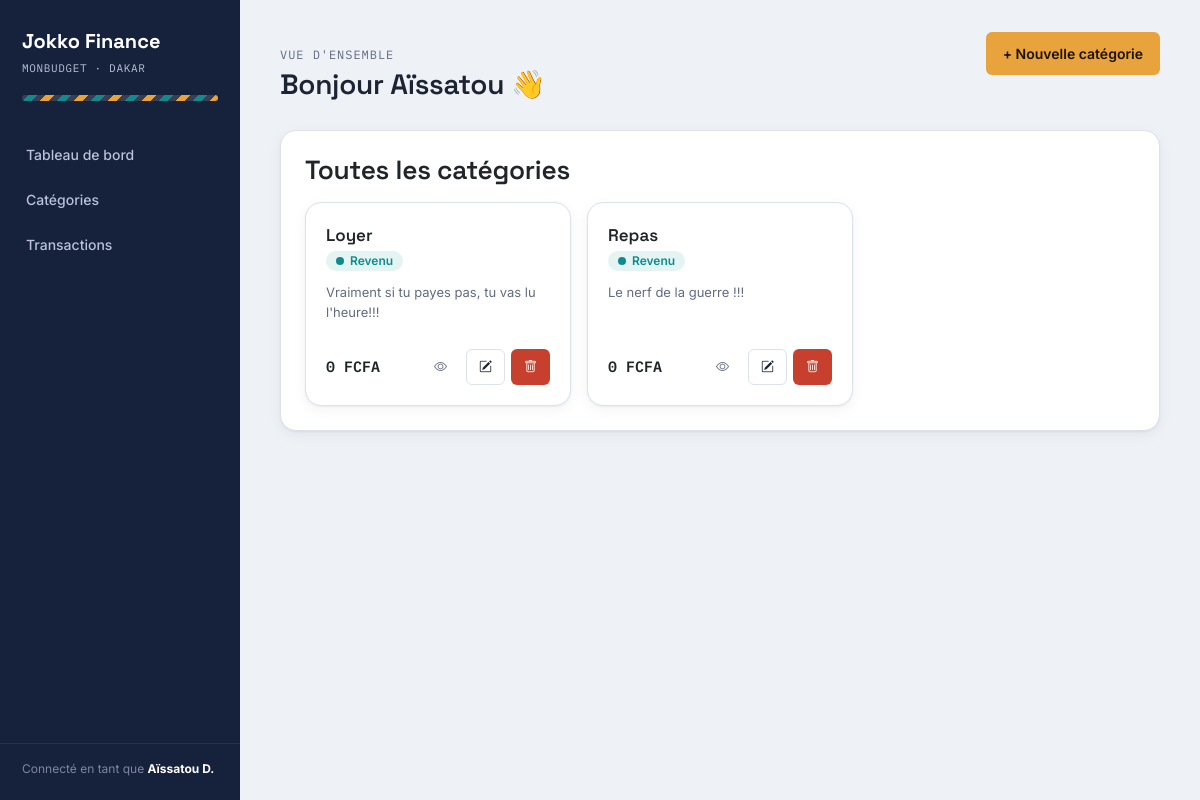
/category-list, run on an earlier commit of the app's database.
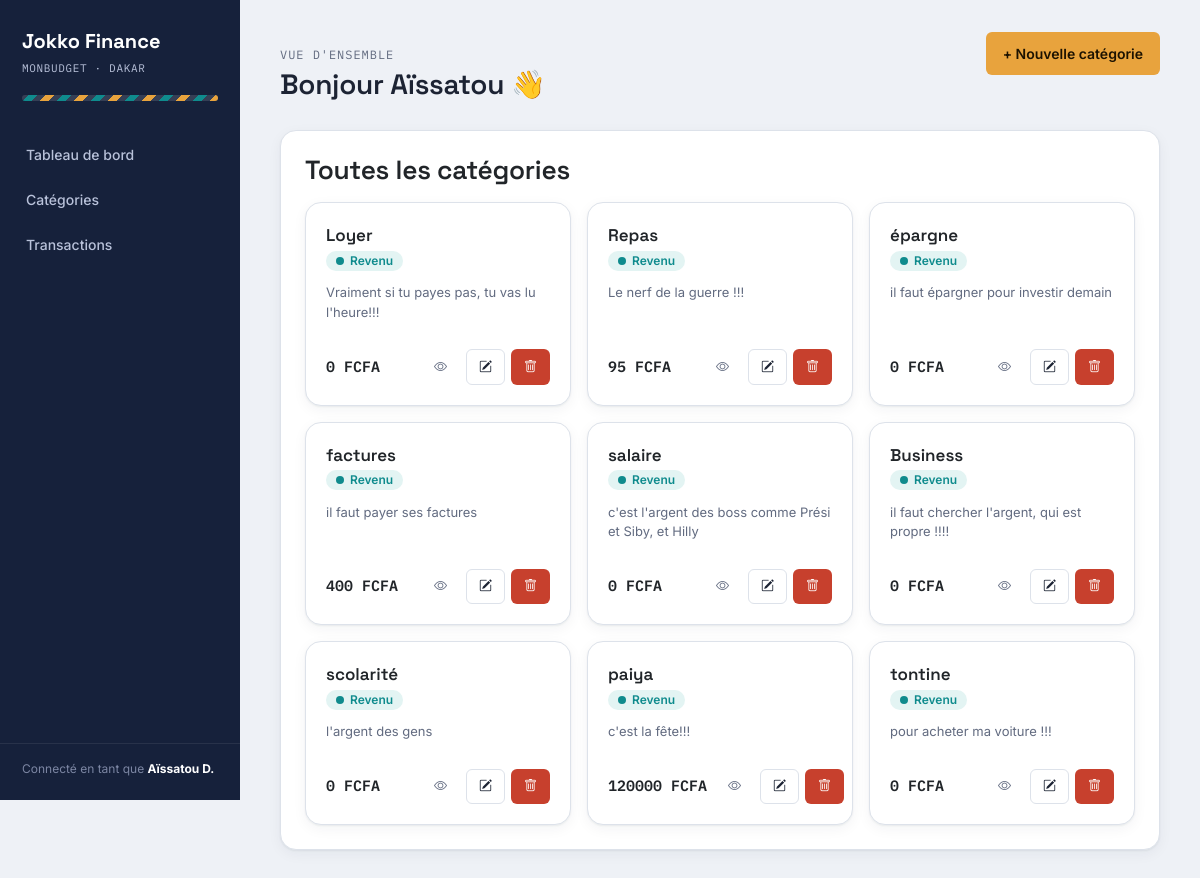
And on a later commit of the database.
### category/models.py (models this page shows, shortened)
class Category(models.Model):
    name        = models.CharField(max_length=30)
    description = models.TextField()
    logo        = models.ImageField(upload_to="category", blank=True, null=True)
    @property
    def total_transactions(self):
        total = self.transaction_set.aggregate(total=Sum("amount"))["total"]
        return total or 0

### category/views.py (the view)
# urls.py: path("category-list", list_categories, name="list-category"),
def list_categories(request):
    response = Category.objects.all()
    context = {
        "categories": response
    }
    return render(request, "category/index.html", context)

### category/templates/category/index.html
{% extends 'base.html' %}
{% load static %}
{% block main %}
<div class="app-topbar">
  <div>
      <span class="eyebrow">Vue d'ensemble</span>
      <h1>Bonjour Aïssatou 👋</h1>
  </div>
  <div class="app-topbar-actions">
      <a href="{% url 'create-category' %}" class="btn btn-primary">+ Nouvelle catégorie</a>
  </div>
</div>
<div class="col">
  <div class="card card-pad">
    <h3 style="margin-bottom:16px;">Toutes les catégories </h3>
    <div id="category-grid" class="category-grid">
        {% for category in categories %}
            <div class="category-card">
                <div class="category-card-head">
                    <div>
                    <div class="category-card-title">
                        <a href="{% url 'show-category' category.id  %}">{{ category.name }}</a>
                    </div>
                    <span class="badge badge-income"><span class="badge-dot"></span>Revenu</span>
                    </div>
                </div>
                <p class="category-card-desc">{{ category.description }}</p>
                <div class="category-card-foot">
                    <span class="cell-amount" style="text-align:left;">{{ category.total_transactions }} FCFA</span>
                    <div class="category-card-actions">
                    <a href="{% url 'show-category' category.id  %}" class="btn btn-ghost btn-sm"><i class="bi bi-eye"></i></a>
                    <a href="{% url 'update-category' category.id  %}" class="btn btn-secondary btn-sm">
                        <i class="bi bi-pencil-square"></i>
                    </a>
                    <a href="{% url 'delete-category' category.id  %}" class="btn btn-danger btn-sm">
                        <i class="bi bi-trash"></i>
                    </a>
                    </div>
                </div>
            </div>
        {% endfor %}
    </div>
  </div>
</div>
{% endblock main %}

### templates/base.html (shortened to what this page needs)
{% include 'partials/_header.html' %}
  <div class="app-shell">
    {% block sidebar %}
        {% include 'partials/_nav.html' %}
    {% endblock sidebar %}
    <main class="app-main">
        {% block main %}
        {% endblock main %}
    </main>
  </div>

### templates/partials/_header.html (shortened to what this page needs)
{% load static %}
<!DOCTYPE html>
<html lang="fr">
<head>
  <link rel="stylesheet" href="https://cdn.jsdelivr.net/npm/bootstrap-icons@1.13.1/font/bootstrap-icons.min.css">
  <link href="https://cdn.jsdelivr.net/npm/bootstrap@5.3.8/dist/css/bootstrap.min.css" rel="stylesheet">
  <link rel="stylesheet" href="{% static 'css/style.css' %}">
</head>
<body data-page="dashboard">

### templates/partials/_nav.html
{% load static %}
<aside class="sidebar">
      <div class="sidebar-brand">
        <span class="brand-name">Jokko Finance</span>
        <span class="brand-tag">MonBudget · Dakar</span>
      </div>
      <nav class="sidebar-nav">
        <a href="{% url 'home' %}" class="">
            <span>Tableau de bord</span>
        </a>
        <a href="{% url 'list-category' %}" class="">
            <span>Catégories</span>
        </a>
        <a href="{% url 'list-transactions' %}" class="">
            <span>Transactions</span>
        </a>
      </nav>
      <div class="sidebar-footer">Connecté en tant que <strong style="color:#fff">Aïssatou D.</strong></div>
</aside>

### templates/partials/_footer.html (shortened to what this page needs)
{% load static %}

What changed in the data, as far as the page shows it:
changed Category "Repas": total_transactions "0" → "95"
added Category: name "épargne", description "il faut épargner pour investir demain", total_transactions "0"
added Category: name "factures", description "il faut payer ses factures", total_transactions "400"
added Category: name "salaire", description "c'est l'argent des boss comme Prési et Siby, et Hilly", total_transactions "0"
added Category: name "Business", description "il faut chercher l'argent, qui est propre !!!!", total_transactions "0"
added Category: name "scolarité", description "l'argent des gens", total_transactions "0"
added Category: name "paiya", description "c'est la fête!!!", total_transactions "120000"
added Category: name "tontine", description "pour acheter ma voiture !!!", total_transactions "0"
